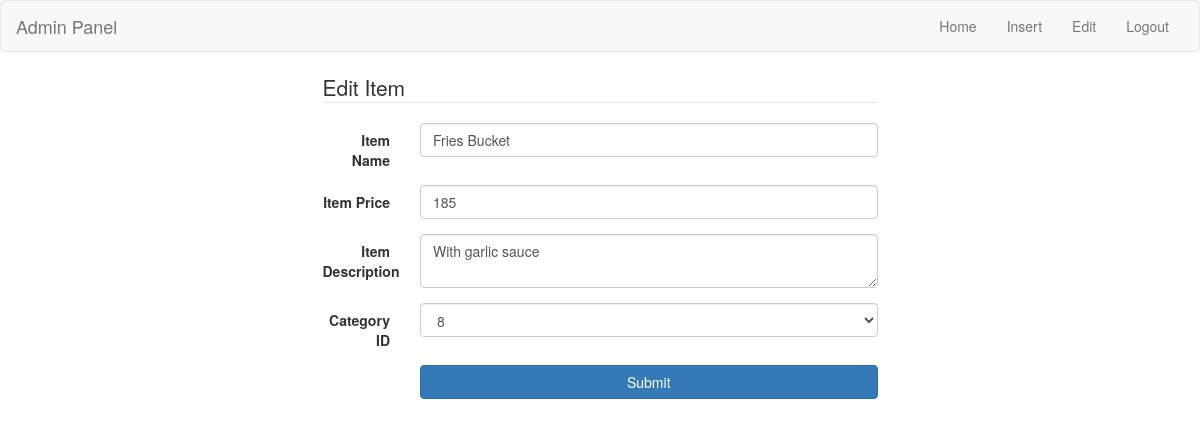
The app's page /edit.php?ed=36 (signed in) with its own data.
### tables this page shows
CREATE TABLE IF NOT EXISTS `item` (
  `id` int(11) NOT NULL AUTO_INCREMENT,
  `cat_id` int(11) NOT NULL,
  `item_name` varchar(40) NOT NULL,
  `price` int(11) NOT NULL,
  `description` text NOT NULL,
  PRIMARY KEY (`id`),
  KEY `fk_category_id` (`cat_id`)
);

### edit.php (the view, shortened to what this page needs)
<?php include 'admin_header.php'; include 'admin_nav.php'; ?>
<div class="container">
    <div class="row">
        <div class="col-md-6 col-md-offset-3">
            <?php
            if(isset($_GET['ed'])) {
                $id = $_GET['ed']; ?>
            <form class="form-horizontal" role="form" method="post" action="edited.php?ed=<?php echo $id; ?>">
                <fieldset>
                    <legend>Edit Item</legend>
                        <?php
                        $query = "SELECT * FROM item WHERE id ='" . $id . "'";
                        $result = mysql_query($query) or die(mysql_error());
                        while ($row = mysql_fetch_array($result)) {  ?>
                            <div class="form-group">
                                <label for="item_name" class="col-lg-2 control-label">Item Name</label>
                                <div class="col-lg-10">
                                    <input id="item_name" type="text" class="form-control" name="item_name" value="<?php echo $row['item_name']; ?>" required autofocus>
                                </div>
                            </div>
                            <div class="form-group">
                                <label for="item_price" class="col-lg-2 control-label">Item Price</label>
                                <div class="col-lg-10">
                                    <input id="item_price" type="text" class="form-control" name="item_price" value="<?php echo $row['price']; ?>" required>
                                </div>
                            </div>
                            <div class="form-group">
                                <label for="item_description" class="col-lg-2 control-label">Item Description</label>
                                <div class="col-lg-10">
                                    <textarea id="item_description" class="form-control" name="item_description" required><?php echo $row['description']; ?></textarea>
                                </div>
                            </div>
                            <div class="form-group">
                                <label for="category_name" class="col-lg-2 control-label">Category ID</label>
                                <div class="col-lg-10">
                                    <select class="form-control" name="cat_id">
                                        <option value="<?php echo $row['cat_id']; ?>"><?php echo $row['cat_id']; ?></option>
                                    </select>
                                </div>
                            </div>
                            <div class="form-group">
                                <div class="col-lg-10 col-lg-offset-2">
                                    <button class="btn btn-primary btn-block" type="submit" name="btnSubmit">Submit</button>
                                </div>
                            </div>
                <?php } } ?>
                </fieldset>
            </form>
        </div>
    </div>
</div>

### records on screen
item: item_name "Fries Bucket", item_price "185", item_description "With garlic sauce", cat_id "8"
